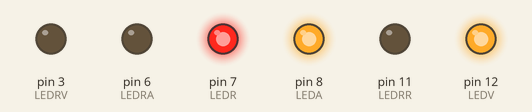
This sketch was run on a simulated Arduino Uno, built with avr-gcc and run on an emulated ATmega328P. On the bench: output pins drawn as LEDs (lit = HIGH). What the sketch prints to the serial monitor is not drawn.

Above: at 0.05 s.
At 7.0 s:
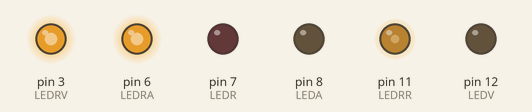
At 10.45 s:
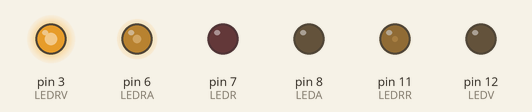
At 12.2 s:
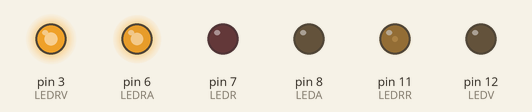
At 13.95 s:
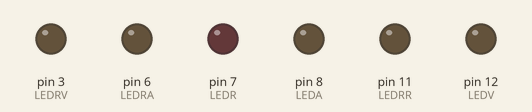
Timing chart, 0 to 18.2 s (numbered marks = the images above):
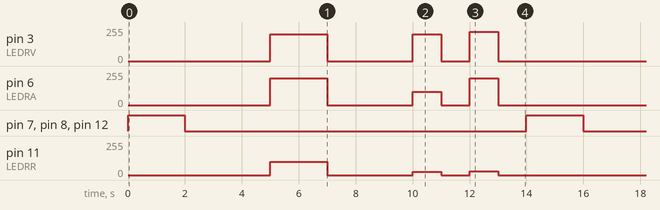

The sketch:

progra4SLO.ino
```cpp
// C++ code
//
//Librerias
//Instanciar OBJ (objetos)
// Definición de pines
	#define LEDV 12
	#define LEDA 8
	#define LEDR 7
	#define LEDRA 6
	#define LEDRR 11
	#define LEDRV 3
//Declaración de variables
int NotaRandom=0;
//Miguel García 11A-semana 4

void setup()
{//Configuración inicial y asignación de roles (IMP) (OUT)
  Serial.begin(9600);
  pinMode(LEDV,OUTPUT);
  pinMode(LEDA,OUTPUT);
  pinMode(LEDR,OUTPUT);
  Serial.println("El programa se está inicializando");

  pinMode(LEDRA, OUTPUT);
  pinMode(LEDRR, OUTPUT);
  pinMode(LEDRV, OUTPUT);
}

void loop()
{// Porgramación del funcionamiento del circuito
digitalWrite(LEDV,HIGH);
digitalWrite(LEDA,HIGH);
digitalWrite(LEDR,HIGH);
delay(2000);
digitalWrite(LEDV,LOW);
digitalWrite(LEDA,LOW);
digitalWrite(LEDR,LOW);
delay(3000);


  // Programación de la RGB

  //Encender LEDRGB *azul*
  analogWrite(LEDRA,200);
  analogWrite(LEDRV,200);
  analogWrite(LEDRR,100);
  delay(2000);
  //Apagamos LEDRGB
  analogWrite(LEDRA,0);
  analogWrite(LEDRV,0);
  analogWrite(LEDRR,0);
  delay(3000);

    //Encender LEDRGB *rojo*
  analogWrite(LEDRA,100);
  analogWrite(LEDRV,200);
  analogWrite(LEDRR,25);
  delay(1000);
  //Apagamos LEDRGB
  analogWrite(LEDRA,0);
  analogWrite(LEDRV,0);
  analogWrite(LEDRR,0);
  delay(1000);

    //Encender LEDRGB *verde*
  analogWrite(LEDRA,200);
  analogWrite(LEDRV,220);
  analogWrite(LEDRR,30);
  delay(1000);
  //Apagamos LEDRGB
  analogWrite(LEDRA,0);
  analogWrite(LEDRV,0);
  analogWrite(LEDRR,0);
  delay(1000);

}
```

Measured:
- by itself, pin 3 (LEDRV): repeats every 14.0 s: 0/255 3.0 s, 200/255 1.0 s, 0/255 1.0 s, 220/255 1.0 s, 0/255 6.0 s, 200/255 2.0 s
- by itself, pin 6 (LEDRA): repeats every 14.0 s: 0/255 3.0 s, 100/255 1.0 s, 0/255 1.0 s, 200/255 1.0 s, 0/255 6.0 s, 200/255 2.0 s
- by itself, pin 7 (LEDR), pin 8 (LEDA), pin 12 (LEDV): alternates HIGH for 2.0 s and LOW for 12.0 s
- by itself, pin 11 (LEDRR): repeats every 14.0 s: 0/255 3.0 s, 25/255 1.0 s, 0/255 1.0 s, 30/255 1.0 s, 0/255 6.0 s, 100/255 2.0 s
